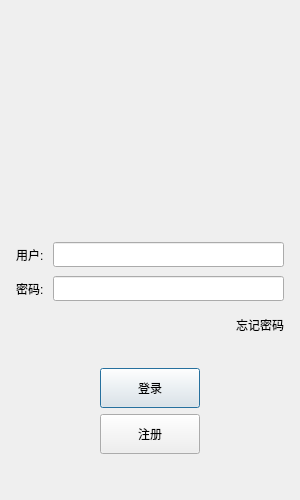
<?xml version="1.0" encoding="UTF-8"?>
<ui version="4.0">
 <class>LoginDialog</class>
 <widget class="QDialog" name="LoginDialog">
  <property name="geometry">
   <rect>
    <x>0</x>
    <y>0</y>
    <width>300</width>
    <height>500</height>
   </rect>
  </property>
  <property name="minimumSize">
   <size>
    <width>300</width>
    <height>500</height>
   </size>
  </property>
  <property name="maximumSize">
   <size>
    <width>300</width>
    <height>500</height>
   </size>
  </property>
  <property name="windowTitle">
   <string>Dialog</string>
  </property>
  <layout class="QVBoxLayout" name="verticalLayout_2">
   <item>
    <layout class="QVBoxLayout" name="verticalLayout">
     <property name="leftMargin">
      <number>5</number>
     </property>
     <property name="topMargin">
      <number>5</number>
     </property>
     <property name="rightMargin">
      <number>5</number>
     </property>
     <property name="bottomMargin">
      <number>5</number>
     </property>
     <item>
      <widget class="QWidget" name="widget" native="true">
       <property name="minimumSize">
        <size>
         <width>0</width>
         <height>200</height>
        </size>
       </property>
       <property name="maximumSize">
        <size>
         <width>16777215</width>
         <height>200</height>
        </size>
       </property>
       <widget class="QLabel" name="label">
        <property name="geometry">
         <rect>
          <x>40</x>
          <y>0</y>
          <width>201</width>
          <height>211</height>
         </rect>
        </property>
        <property name="text">
         <string/>
        </property>
        <property name="pixmap">
         <pixmap resource="rc.qrc">:/res/duola.png</pixmap>
        </property>
        <property name="alignment">
         <set>Qt::AlignCenter</set>
        </property>
       </widget>
      </widget>
     </item>
     <item>
      <spacer name="verticalSpacer_3">
       <property name="orientation">
        <enum>Qt::Vertical</enum>
       </property>
       <property name="sizeType">
        <enum>QSizePolicy::Fixed</enum>
       </property>
       <property name="sizeHint" stdset="0">
        <size>
         <width>20</width>
         <height>20</height>
        </size>
       </property>
      </spacer>
     </item>
     <item>
      <layout class="QHBoxLayout" name="horizontalLayout">
       <item>
        <widget class="QLabel" name="user_label">
         <property name="text">
          <string>用户: </string>
         </property>
        </widget>
       </item>
       <item>
        <widget class="QLineEdit" name="user_edit">
         <property name="minimumSize">
          <size>
           <width>0</width>
           <height>25</height>
          </size>
         </property>
         <property name="maximumSize">
          <size>
           <width>16777215</width>
           <height>25</height>
          </size>
         </property>
        </widget>
       </item>
      </layout>
     </item>
     <item>
      <spacer name="verticalSpacer_2">
       <property name="orientation">
        <enum>Qt::Vertical</enum>
       </property>
       <property name="sizeType">
        <enum>QSizePolicy::Fixed</enum>
       </property>
       <property name="sizeHint" stdset="0">
        <size>
         <width>20</width>
         <height>3</height>
        </size>
       </property>
      </spacer>
     </item>
     <item>
      <layout class="QHBoxLayout" name="horizontalLayout_2">
       <item>
        <widget class="QLabel" name="pass_label">
         <property name="text">
          <string>密码: </string>
         </property>
        </widget>
       </item>
       <item>
        <widget class="QLineEdit" name="pass_edit">
         <property name="minimumSize">
          <size>
           <width>0</width>
           <height>25</height>
          </size>
         </property>
         <property name="maximumSize">
          <size>
           <width>16777215</width>
           <height>25</height>
          </size>
         </property>
        </widget>
       </item>
      </layout>
     </item>
     <item>
      <layout class="QHBoxLayout" name="horizontalLayout_3">
       <item>
        <spacer name="horizontalSpacer">
         <property name="orientation">
          <enum>Qt::Horizontal</enum>
         </property>
         <property name="sizeHint" stdset="0">
          <size>
           <width>40</width>
           <height>20</height>
          </size>
         </property>
        </spacer>
       </item>
       <item>
        <widget class="QLabel" name="forget_pass">
         <property name="text">
          <string>忘记密码</string>
         </property>
        </widget>
       </item>
      </layout>
     </item>
     <item>
      <spacer name="verticalSpacer">
       <property name="orientation">
        <enum>Qt::Vertical</enum>
       </property>
       <property name="sizeType">
        <enum>QSizePolicy::Fixed</enum>
       </property>
       <property name="sizeHint" stdset="0">
        <size>
         <width>20</width>
         <height>20</height>
        </size>
       </property>
      </spacer>
     </item>
     <item>
      <layout class="QHBoxLayout" name="horizontalLayout_4">
       <item>
        <spacer name="horizontalSpacer_2">
         <property name="orientation">
          <enum>Qt::Horizontal</enum>
         </property>
         <property name="sizeHint" stdset="0">
          <size>
           <width>40</width>
           <height>20</height>
          </size>
         </property>
        </spacer>
       </item>
       <item>
        <widget class="QPushButton" name="login_btn">
         <property name="minimumSize">
          <size>
           <width>100</width>
           <height>40</height>
          </size>
         </property>
         <property name="maximumSize">
          <size>
           <width>100</width>
           <height>40</height>
          </size>
         </property>
         <property name="text">
          <string>登录</string>
         </property>
        </widget>
       </item>
       <item>
        <spacer name="horizontalSpacer_3">
         <property name="orientation">
          <enum>Qt::Horizontal</enum>
         </property>
         <property name="sizeHint" stdset="0">
          <size>
           <width>40</width>
           <height>20</height>
          </size>
         </property>
        </spacer>
       </item>
      </layout>
     </item>
     <item>
      <layout class="QHBoxLayout" name="horizontalLayout_5">
       <item>
        <spacer name="horizontalSpacer_5">
         <property name="orientation">
          <enum>Qt::Horizontal</enum>
         </property>
         <property name="sizeHint" stdset="0">
          <size>
           <width>40</width>
           <height>20</height>
          </size>
         </property>
        </spacer>
       </item>
       <item>
        <widget class="QPushButton" name="register_btn">
         <property name="minimumSize">
          <size>
           <width>100</width>
           <height>40</height>
          </size>
         </property>
         <property name="maximumSize">
          <size>
           <width>100</width>
           <height>40</height>
          </size>
         </property>
         <property name="text">
          <string>注册</string>
         </property>
        </widget>
       </item>
       <item>
        <spacer name="horizontalSpacer_4">
         <property name="orientation">
          <enum>Qt::Horizontal</enum>
         </property>
         <property name="sizeHint" stdset="0">
          <size>
           <width>40</width>
           <height>20</height>
          </size>
         </property>
        </spacer>
       </item>
      </layout>
     </item>
     <item>
      <spacer name="verticalSpacer_4">
       <property name="orientation">
        <enum>Qt::Vertical</enum>
       </property>
       <property name="sizeType">
        <enum>QSizePolicy::Fixed</enum>
       </property>
       <property name="sizeHint" stdset="0">
        <size>
         <width>20</width>
         <height>30</height>
        </size>
       </property>
      </spacer>
     </item>
    </layout>
   </item>
  </layout>
 </widget>
 <resources>
  <include location="rc.qrc"/>
 </resources>
 <connections/>
</ui>
